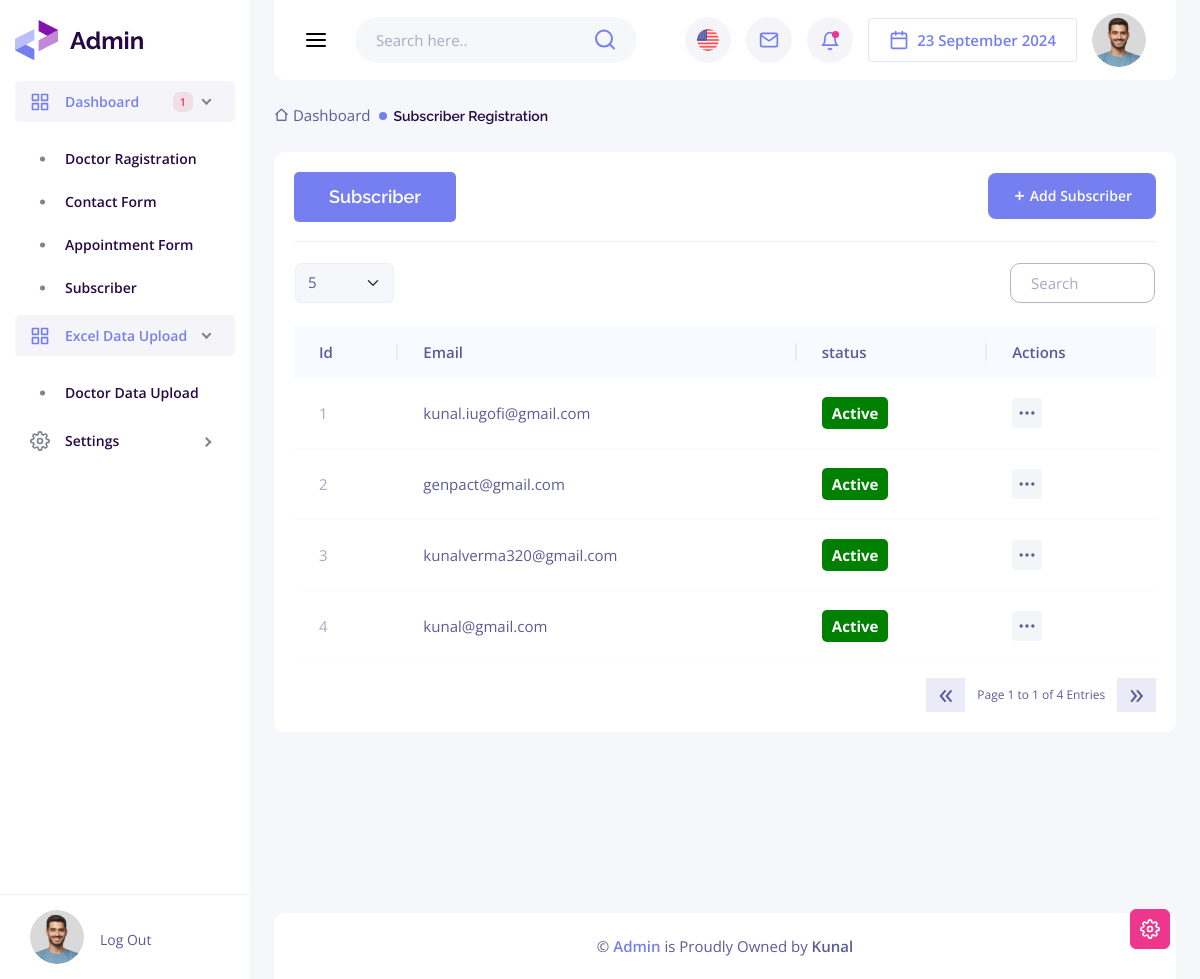
/Admin/subscriber.php (signed in), run on the app's committed database.
### tables this page shows
CREATE TABLE `subscribe` (
  `id` int(11) NOT NULL,
  `email` varchar(255) DEFAULT NULL,
  `status` varchar(255) DEFAULT '101',
  `created_at` timestamp NOT NULL DEFAULT current_timestamp()
);

CREATE TABLE `storepick` (
  `id` int(11) NOT NULL,
  `STORE_ID` varchar(255) DEFAULT NULL,
  `STORE_TYPE` int(11) DEFAULT 1,
  `PICK_TEXT` varchar(255) DEFAULT NULL,
  `PICK_ID` int(11) DEFAULT NULL,
  `STORE_INDEX_SEQUENCE` int(11) DEFAULT NULL,
  `PICK_TEXT_EXTEND` varchar(255) DEFAULT NULL
);

### Admin/subscriber.php (the view, shortened to what this page needs)
<?php session_start();
include_once('../config.php');
if (strlen($_SESSION['adminid']==0)) {
  header('location:logout.php');
  } else{
    $sql = "SELECT * FROM subscribe order by created_at desc";
    $result = $con->query($sql);
?>
<!DOCTYPE html>
<html lang="zxx">
<head>
    <link rel="stylesheet" href="assets/css/remixicon.css">
    <link rel="stylesheet" href="assets/css/flaticon.css">
    <link rel="stylesheet" href="assets/css/sidebar-menu.css">
    <link rel="stylesheet" href="assets/css/simplebar.css">
    <link rel="stylesheet" href="assets/css/apexcharts.css">
    <link rel="stylesheet" href="assets/css/prism.css">
    <link rel="stylesheet" href="assets/css/rangeslider.css">
    <link rel="stylesheet" href="assets/css/sweetalert.min.css">
    <link rel="stylesheet" href="assets/css/quill.snow.css">
    <link rel="stylesheet" href="assets/css/style.css">
</head>
<body>
    <?php include('includes/sidebar.php')  ?>
    <div class="container-fluid">
        <div class="main-content d-flex flex-column">
            <?php include('includes/header.php')  ?>
            <div class="d-sm-flex text-center justify-content-between align-items-center mb-4">
                <ul class="ps-0 mb-0 list-unstyled d-flex justify-content-center">
                    <li>
                        <a href="index.html" class="text-decoration-none">
                            <i class="ri-home-2-line" style="position: relative; top: -1px"></i>
                            <span>Dashboard</span>
                        </a>
                    </li>
                    <li>
                        <span class="fw-semibold fs-14 heading-font text-dark dot ms-2">Subscriber Registration</span>
                    </li>
                </ul>
            </div>
            <div class="card bg-white border-0 rounded-10 mb-4">
                <div class="card-body p-4">
                    <div
                        class="d-sm-flex justify-content-between align-items-center border-bottom pb-20 mb-20 text-center">
                        <ul class="nav nav-tabs border-0 courses-tab justify-content-center justify-content-sm-start mb-3 mb-sm-0"
                            id="myTab" role="tablist">
                            <li class="nav-item" role="presentation">
                                <button class="nav-link fs-18 fw-semibold border-0 active" id="enrolled-tab"
                                    data-bs-toggle="tab" data-bs-target="#enrolled-tab-pane" type="button" role="tab"
                                    aria-controls="enrolled-tab-pane" aria-selected="true">Subscriber</button>
                            </li>
                        </ul>
                        <button
                            class="border-0 btn btn-primary py-2 px-3 px-sm-4 text-white fs-14 fw-semibold rounded-3"
                            data-bs-toggle="offcanvas" data-bs-target="#offcanvasRight" aria-controls="offcanvasRight">
                            <span class="py-sm-1 d-block">
                                <i class="ri-add-line text-white"></i>
                                <span>Add Subscriber</span>
                            </span>
                        </button>
                    </div>
                    <div class="tab-content" id="myTabContent">
                        <div class="tab-pane fade show active" id="enrolled-tab-pane" role="tabpanel"
                            aria-labelledby="enrolled-tab" tabindex="0">
                            <div class="default-table-area course-list">
                                <div class="table-responsive">
                                    <table class="table align-middle" id="myTable">
                                        <thead>
                                        </thead>
                                        <tbody>
                                            <?php
                        if ($result->num_rows > 0) {
                            $cnt=1;
                            while ($row = $result->fetch_assoc()) {
                        ?>
                                            <tr>
                                                <td><span class="text-gray-light"><?php echo $cnt; ?></span></td>
                                                <td>
                                                    <span><?php echo $row['email']; ?></span>
                                                </td>
                                                <td>
                                                    <?php
                                                $status = $row['status'];
                                                $sql = "SELECT * FROM `storepick` WHERE STORE_ID='Status' AND PICK_ID='$status'";
                                                $result_new = $con->query($sql);
                                                if ($result_new->num_rows > 0) {
                                                    while($row_new = $result_new->fetch_assoc()) {
                                                        $pick_text = $row_new["PICK_TEXT"];
                                                        $color = '';
                                                        if ($status == 101) {
                                                            $color = 'green';
                                                        } elseif ($status == 102) {
                                                            $color = 'blue';
                                                        }
                                                        echo "<span style='color: #fbfbfb;background-color: $color;font-weight: bold;padding: 6px 10px;border-radius: 5px;'>$pick_text</span>";
                                                    }
                                                } else {
                                                    echo "";
                                                }
                                                ?>
                                                </td>
                                                <td>
                                                    <div class="dropdown action-opt">
                                                        <button class="btn bg p-0" type="button"
                                                            data-bs-toggle="dropdown" aria-expanded="false">
                                                            <i data-feather="more-horizontal"></i>
                                                        </button>
                                                    </div>
                                                </td>
                                            </tr>
                                            <?php $cnt=$cnt+1; ?>
                                            <?php
                            }
                        } else {
                            echo "0 results";
                        }
                        ?>
                                        </tbody>
                                    </table>
                                </div>
                            </div>
                        </div>
                    </div>
                </div>
            </div>
            <div class="flex-grow-1"></div>
            <?php include('includes/footer.php')  ?>
        </div>
    </div>
    <?php include('includes/button.php')  ?>
</body>
</html>
<?php } ?>

### data on the page
subscribe: email "kunal.iugofi@gmail.com"
storepick: PICK_TEXT "Active"
subscribe: email "genpact@gmail.com"
subscribe: email "kunalverma320@gmail.com"
subscribe: email "kunal@gmail.com"
